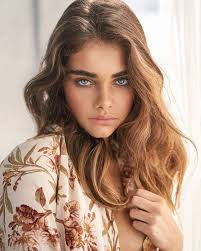
#> input picture luxpmsoft/computer_vision/images.jpg, 201 x 251 px
$ python brightness_reduction.py
#> lines starting #> are read from the running program, lines starting #| are printed output that depends on the picture
import math

import cv2 as cv
import numpy as np

img = cv.imread(r'../images.jpg')
#> img is the input picture: shape (251, 201, 3); mean B, G, R 132, 150.2, 179.5

h, w, c = img.shape
#> h = 251; w = 201; c = 3
new_img = np.zeros((h, w, 3), dtype = 'uint8')
p = 50
for i in range(0,int(w/2)):
    for theta in range(0,360):
        x = int((w/2) + i * math.cos(theta))
        y = int((h/2) + i * math.sin(theta))
        # print(x,y)
        blue, green, red = img[y][x]
        # intensity = blue/3+green/3+red/3
        new_img.itemset((y, x, 0), int(blue *(1- p/100)))
        new_img.itemset((y, x, 1), int(green *(1- p/100)))
        new_img.itemset((y, x, 2), int(red *(1- p/100)))
    p = p -1
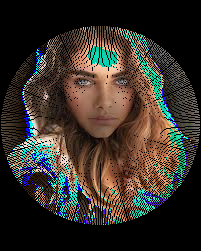
#> new_img: shape (251, 201, 3); mean B, G, R 40.5, 47.9, 54.3
#> after the loop, p = -50
cv.imshow("img",img)
cv.imshow("new_img",new_img)
cv.imwrite("brightness reduction.png", new_img)
cv.waitKey(0)
cv.destroyAllWindows()
